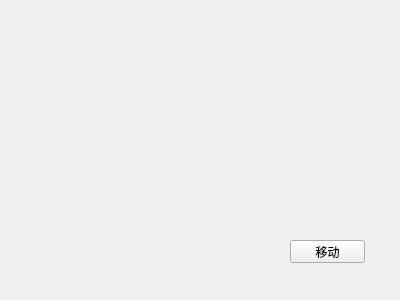
<?xml version="1.0" encoding="UTF-8"?>
<ui version="4.0">
 <class>Widget</class>
 <widget class="QWidget" name="Widget">
  <property name="geometry">
   <rect>
    <x>0</x>
    <y>0</y>
    <width>400</width>
    <height>300</height>
   </rect>
  </property>
  <property name="windowTitle">
   <string>Widget</string>
  </property>
  <widget class="QPushButton" name="moveBtn">
   <property name="geometry">
    <rect>
     <x>290</x>
     <y>240</y>
     <width>75</width>
     <height>23</height>
    </rect>
   </property>
   <property name="text">
    <string>移动</string>
   </property>
  </widget>
 </widget>
 <layoutdefault spacing="6" margin="11"/>
 <resources/>
 <connections/>
</ui>
